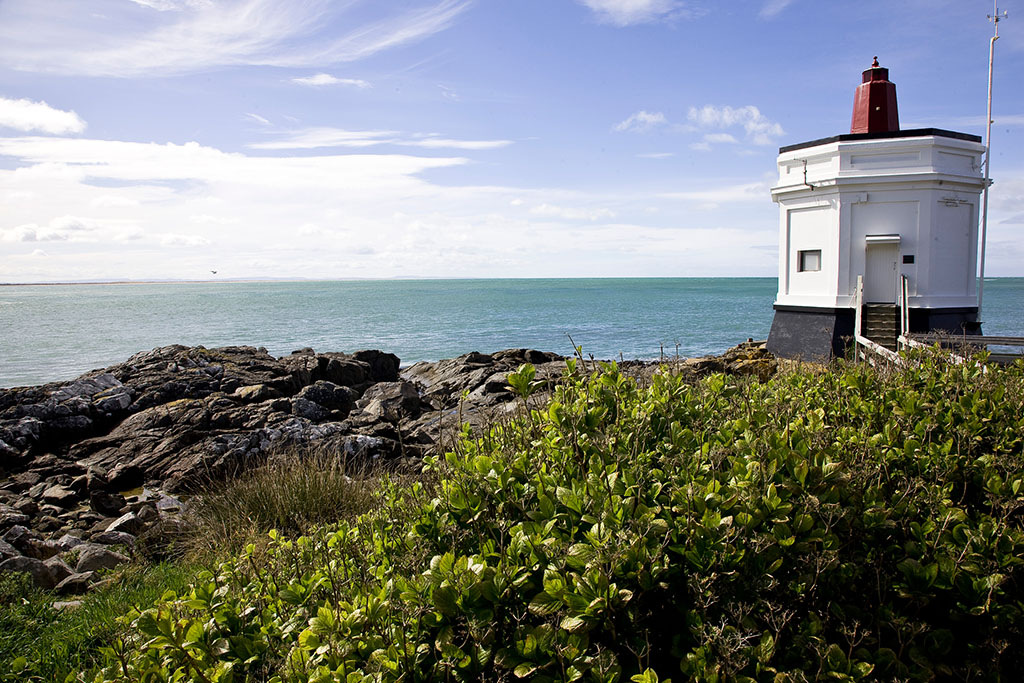
#> input picture image processing/Filtering and noise reduction/test3.jpg, 1024 x 683 px
$ python 'Median filtering.py'
#> lines starting #> are read from the running program, lines starting #| are printed output that depends on the picture; after the words box and inside, x2 and y2 are one past the last pixel; in counts of white or black regions, pixels touching at a corner belong together
# -*- coding: utf-8 -*-
#code:myhaspl@myhaspl.com
#中值滤波,可以有效去除椒盐噪声
#10-30.py
import cv2
import numpy as np
fn="test3.jpg"
myimg=cv2.imread(fn)
#> myimg is the input picture: shape (683, 1024, 3); mean B, G, R 124.7, 128.5, 123.7
img=cv2.cvtColor(myimg,cv2.COLOR_BGR2GRAY)
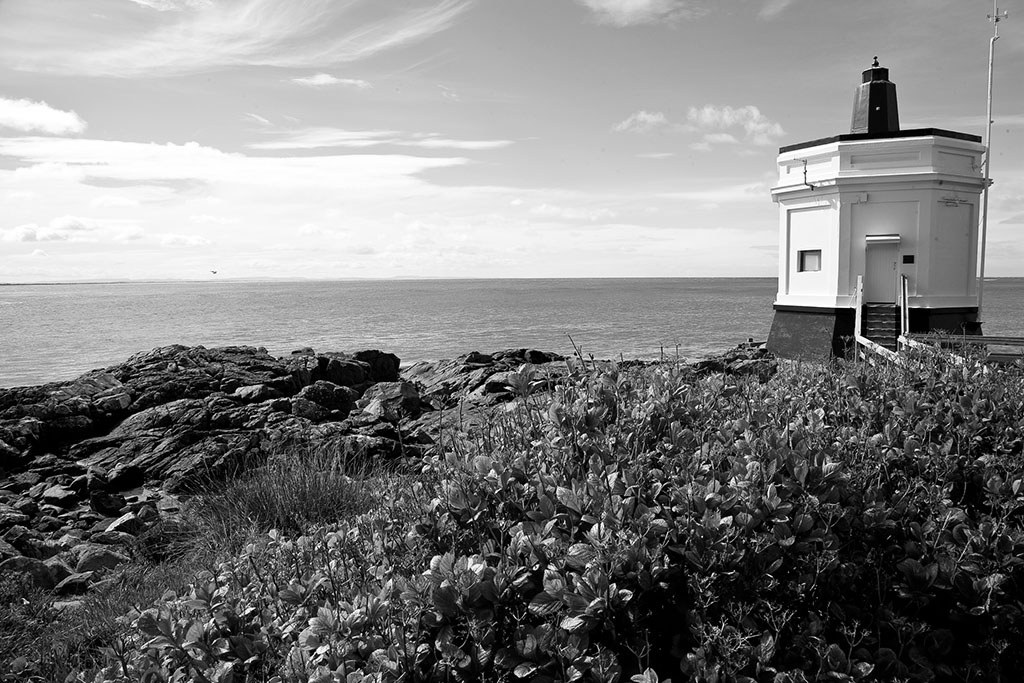
#> img: shape (683, 1024); min 0, max 255, mean 126.6

#加上椒盐噪声
#灰阶范围
w=img.shape[1]
#> w = 1024
h=img.shape[0]
#> h = 683
newimg=np.array(img)
#噪声点数量
noisecount=50000
for k in range(0,noisecount):
    xi=int(np.random.uniform(0,newimg.shape[1]))
    xj=int(np.random.uniform(0,newimg.shape[0]))
    newimg[xj,xi]=255
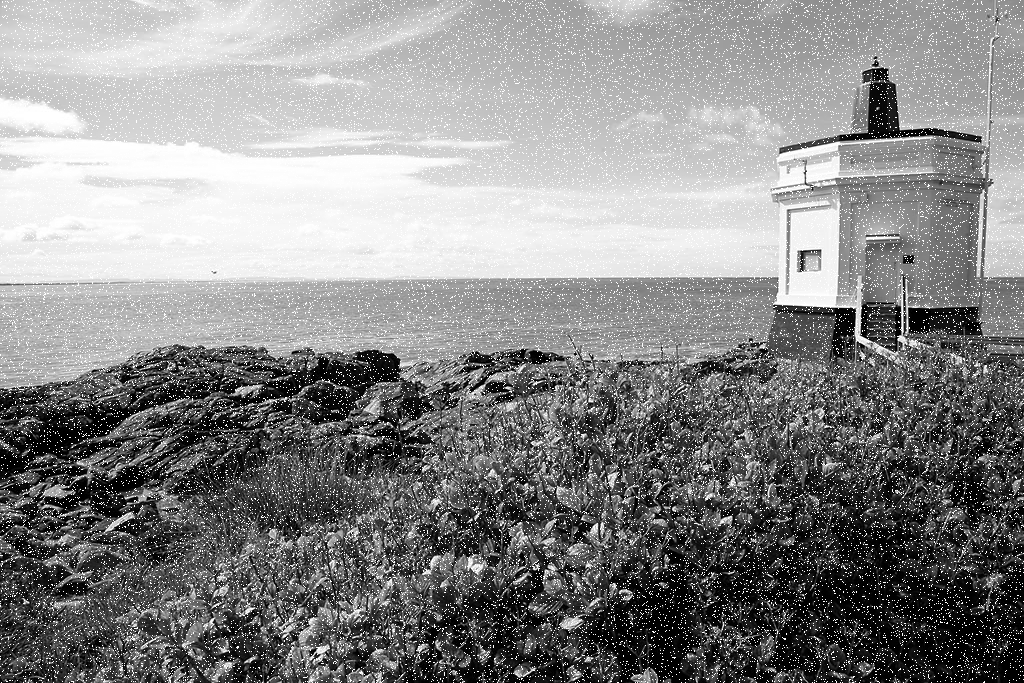
#> newimg: shape (683, 1024); 6.88% of pixels changed, all inside (x1, y1, x2, y2) = (0, 0, 1024, 683)
#滤波去噪
#脉冲响应函数，核函数
#图像四个边的像素处理
lbimg=np.zeros((h+2,w+2),np.float32)
tmpimg=np.zeros((h+2,w+2))
myh=h+2
#> myh = 685
myw=w+2
#> myw = 1026
tmpimg[1:myh-1,1:myw-1]=newimg[0:myh,0:myw]
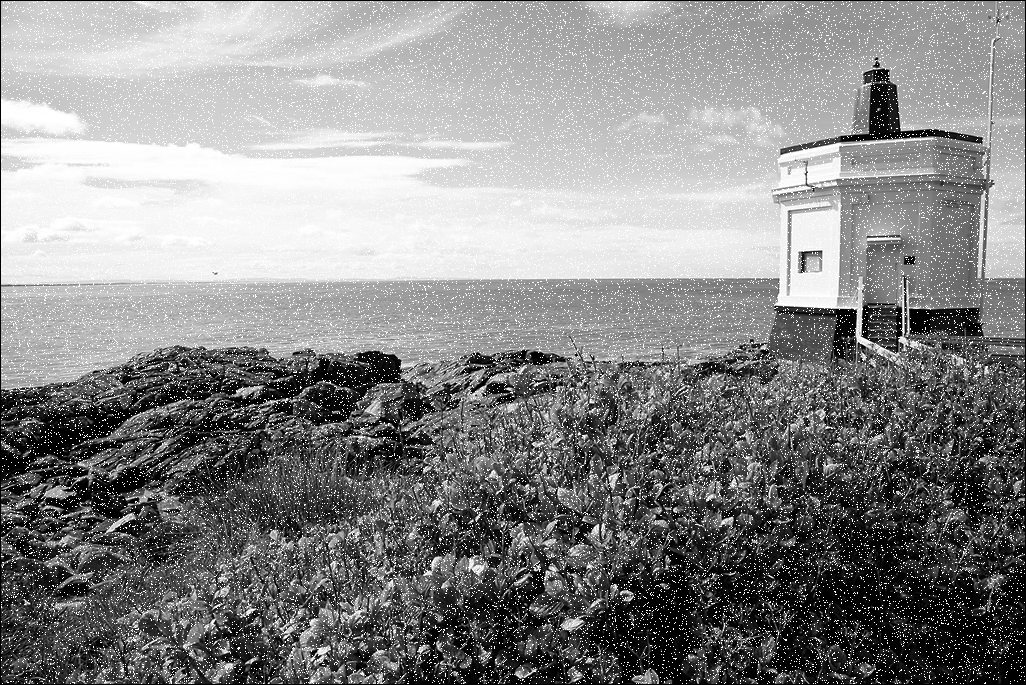
#> tmpimg: shape (685, 1026) float64; min 0, max 255, mean 134.8
#用中值法
for y in range(1,myh-1):
    for x in range(1,myw-1):
        lbimg[y,x]=np.median(tmpimg[y-1:y+2,x-1:x+2])
    print( ".",end="")
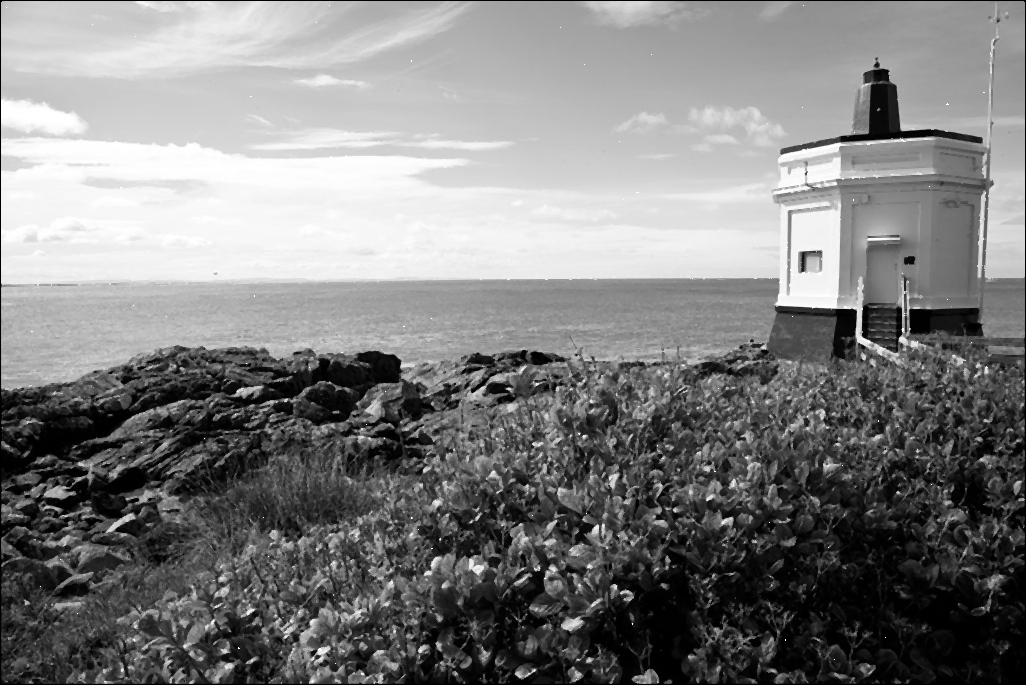
#> lbimg: shape (685, 1026) float32; min 0, max 255, mean 126.7
resultimg=np.array(lbimg[1:myh-1,1:myw-1],np.uint8)
cv2.imshow('src',newimg)
cv2.imshow('dst',resultimg)
cv2.waitKey()
cv2.destroyAllWindows()

$ run again, with image processing/Filtering and noise reduction/test112.jpg copied over image processing/Filtering and noise reduction/test3.jpg
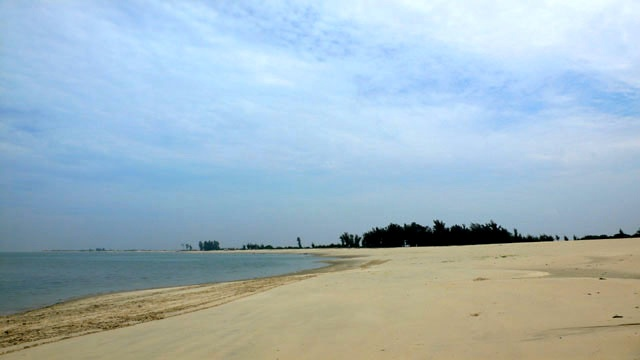
#> input picture image processing/Filtering and noise reduction/test112.jpg, 640 x 360 px
#> myimg is the input picture: shape (360, 640, 3); mean B, G, R 192, 181.7, 160.6
#> after the loop `for k in range(0,noisecount):`:
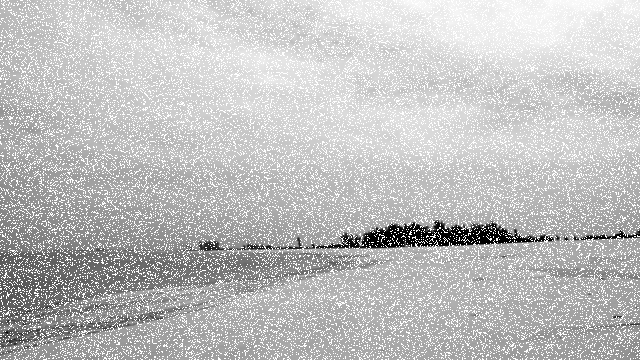
#> newimg: shape (360, 640); min 0, max 255, mean 191.9
#> `resultimg=np.array(lbimg[1:myh-1,1:myw-1],np.uint8)`:
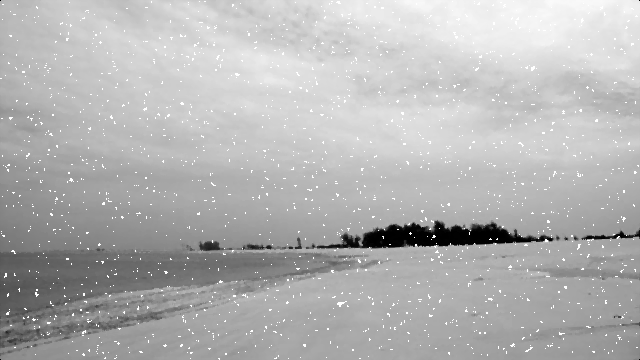
#> resultimg: shape (360, 640); min 0, max 255, mean 178.9

$ run again, with image processing/Filtering and noise reduction/test6.jpg copied over image processing/Filtering and noise reduction/test3.jpg
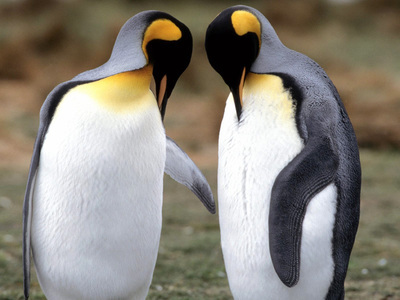
#> input picture image processing/Filtering and noise reduction/test6.jpg, 400 x 300 px
#> myimg is the input picture: shape (300, 400, 3); mean B, G, R 123.6, 133.1, 138.5
#> after the loop `for k in range(0,noisecount):`:
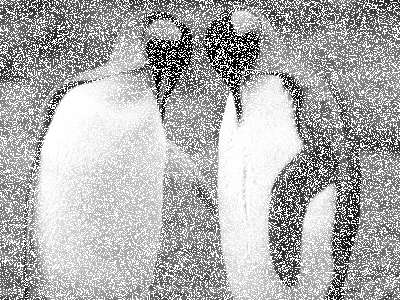
#> newimg: shape (300, 400); min 0, max 255, mean 175
#> `resultimg=np.array(lbimg[1:myh-1,1:myw-1],np.uint8)`:
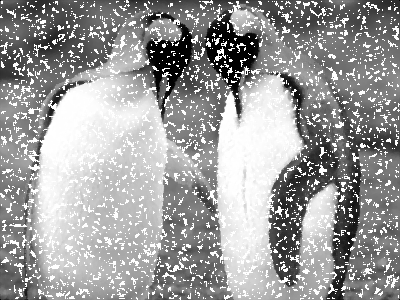
#> resultimg: shape (300, 400); min 0, max 255, mean 156
